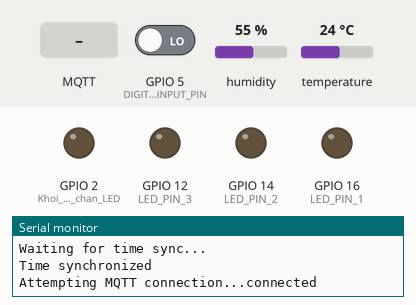
This sketch was run on a simulated ESP8266 (NodeMCU). On the bench: output pins drawn as LEDs (lit = HIGH), the last lines printed to the serial monitor. The test bench sets the inputs (shaded band); at power-on: GPIO 5 (DIGITAL_INPUT_PIN) LOW, humidity 55 %, temperature 24 °C. WiFi joins after 1.5 s; servers stay silent unless stated; the local clock reads 2024-03-15 10:24:30 at power-on unless the sketch sets it; random numbers use the default seed unless the sketch sets one; no MQTT or app messages arrive unless stated.

Above: at 2.7 s.
2.8 s: MQTT message "LED1_ON" arrives on the first subscribed topic
At 3.5 s:
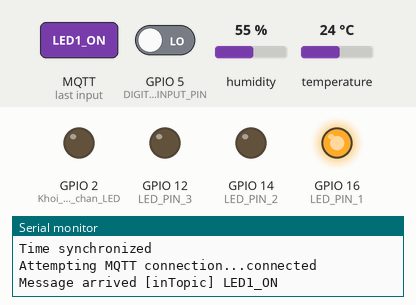
4.3 s: MQTT message "ON_ALL" arrives on the first subscribed topic
At 4.6 s:
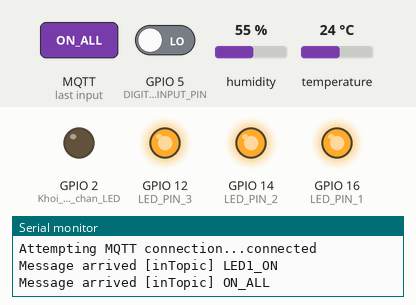
5.8 s: MQTT message "LED1_OFF" arrives on the first subscribed topic
At 7.0 s:
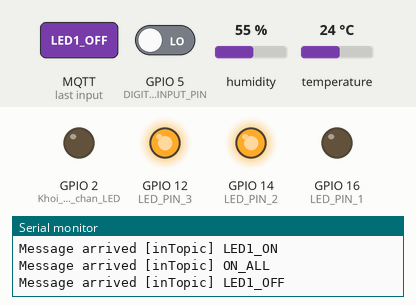
7.3 s: MQTT message "LED2_OFF" arrives on the first subscribed topic
At 8.1 s:
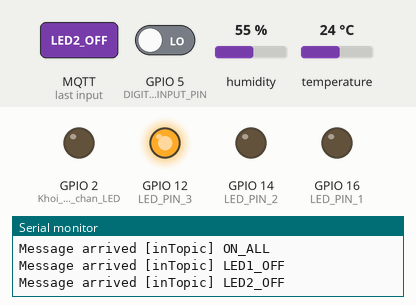
8.8 s: MQTT message "LED1_ON" arrives on the first subscribed topic
At 9.2 s:
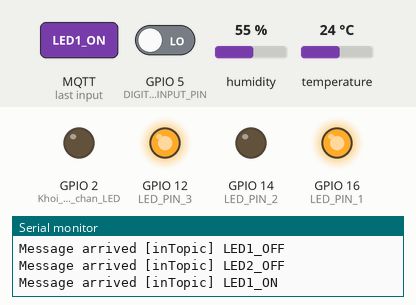
10.3 s: MQTT message "LED2_ON" arrives on the first subscribed topic
At 11.6 s:
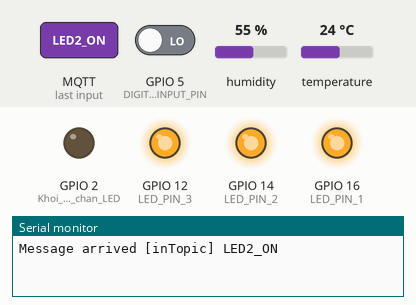
Timing chart, 0 to 12.8 s (numbered marks = the images above; inputs shaded):
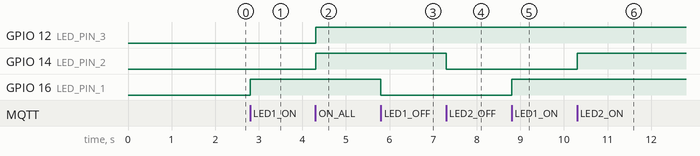

Measured:
- after the input at 2.8 s, GPIO 16 (LED_PIN_1): LOW → HIGH at once
- after the input at 4.3 s, GPIO 12 (LED_PIN_3), GPIO 14 (LED_PIN_2): LOW → HIGH at once
- after the input at 5.8 s, GPIO 16 (LED_PIN_1): HIGH → LOW at once
- after the input at 7.3 s, GPIO 14 (LED_PIN_2): HIGH → LOW at once
- after the input at 8.8 s, GPIO 16 (LED_PIN_1): LOW → HIGH at once
- after the input at 10.3 s, GPIO 14 (LED_PIN_2): LOW → HIGH at once

The sketch:

demomcb.ino
```cpp
#include <ESP8266WiFi.h>
#include <PubSubClient.h>
#include "DHT.h"
#include <time.h>  // Them thu vien time.h de lay thoi gian

// Cau hinh WiFi va MQTT
const char* ssid = "LAPTOP-LC";
const char* password = "10062003";
const char* mqtt_server = "172.20.10.14";  // Dia chi IP Mosquitto MQTT Broker

// Cau hinh cam bien DHT
#define DPIN 4        // GPIO ket noi cam bien DHT (D2)
#define DTYPE DHT11   // Xac dinh loai cam bien DHT 11 hoac DHT22

DHT dht(DPIN, DTYPE);

// Cau hinh cam bien
#define ANALOG_INPUT_PIN A0  // Chan analog (A0 tren ESP8266)
#define DIGITAL_INPUT_PIN 5  // Chan digital (D1 tren ESP8266 tuong ung voi GPIO5)

// Cau hinh chan LED
#define LED_PIN_1 16  // Chan D0 (GPIO 16)
#define LED_PIN_2 14  // Chan D5 (GPIO 14)
#define LED_PIN_3 12  // Chan D6 (GPIO 12)

// Cau hinh MQTT client
WiFiClient espClient;
PubSubClient client(espClient);

unsigned long lastMsg = 0;
#define MSG_BUFFER_SIZE (100)
char msg[MSG_BUFFER_SIZE];

// Cau hinh mui gio va server NTP
const char* ntpServer = "pool.ntp.org";
const long gmtOffset_sec = 7 * 3600;  // GMT+7 (Chinh sua theo mui gio cua ban)
const int daylightOffset_sec = 0;

// Ham lay thoi gian hien tai
String getFormattedTime() {
  time_t now = time(nullptr);
  if (now < 0) { // Kiểm tra thời gian hợp lệ
    return "N/A"; // Trả về N/A nếu thời gian chưa được đồng bộ
  }

  struct tm timeinfo;
  localtime_r(&now, &timeinfo);
  char buffer[30];
  strftime(buffer, 30, "%Y-%m-%d %H:%M:%S", &timeinfo);
  return String(buffer);
}

void setup_wifi() {
  delay(10);
  Serial.println();
  Serial.print("Connecting to ");
  Serial.println(ssid);

  WiFi.mode(WIFI_STA);
  WiFi.begin(ssid, password);

  while (WiFi.status() != WL_CONNECTED) {
    delay(500);
    Serial.print(".");
  }

  Serial.println("");
  Serial.println("WiFi connected");
  Serial.println("IP address: ");
  Serial.println(WiFi.localIP());

  // Cau hinh NTP de lay thoi gian
  configTime(gmtOffset_sec, daylightOffset_sec, ntpServer);
  Serial.println("Waiting for time sync...");

  // Thêm thời gian chờ cho đến khi có thời gian hợp lệ
  for (int i = 0; i < 10; i++) {
    if (time(nullptr) > 0) {
      break; // Thoát nếu thời gian hợp lệ
    }
    delay(1000);
    Serial.print(".");
  }

  Serial.println("\nTime synchronized");
}

void callback(char* topic, byte* payload, unsigned int length) {
  Serial.print("Message arrived [");
  Serial.print(topic);
  Serial.print("] ");

  // Chuyen payload thanh chuoi
  String message;
  for (int i = 0; i < length; i++) {
    message += (char)payload[i];
  }

  Serial.println(message);

  // Bat tat LED tuong ung voi tin nhan
  if (message == "LED1_ON") {
    digitalWrite(LED_PIN_1, HIGH);  // Bat LED 1
  } else if (message == "LED1_OFF") {
    digitalWrite(LED_PIN_1, LOW);   // Tat LED 1
  } else if (message == "LED2_ON") {
    digitalWrite(LED_PIN_2, HIGH);  // Bat LED 2
  } else if (message == "LED2_OFF") {
    digitalWrite(LED_PIN_2, LOW);   // Tat LED 2
  } else if (message == "LED3_ON") {
    digitalWrite(LED_PIN_3, HIGH);  // Bat LED 3
  } else if (message == "LED3_OFF") {
    digitalWrite(LED_PIN_3, LOW);   // Tat LED 3
  } else if (message == "ON_ALL") {
    digitalWrite(LED_PIN_1, HIGH);
    digitalWrite(LED_PIN_2, HIGH);
    digitalWrite(LED_PIN_3, HIGH);
  } else if (message == "OFF_ALL") {
    digitalWrite(LED_PIN_1, LOW);
    digitalWrite(LED_PIN_2, LOW);
    digitalWrite(LED_PIN_3, LOW);
  }
}


void reconnect() {
  while (!client.connected()) {
    Serial.print("Attempting MQTT connection...");
    String clientId = "ESP8266Client-";
    clientId += String(random(0xffff), HEX);
    // Thuc hien ket noi voi ten nguoi dung va mat khau
    if (client.connect(clientId.c_str(), "huy", "123")) {
      Serial.println("connected");
      client.subscribe("inTopic");
    } else {
      Serial.print("failed, rc=");
      Serial.print(client.state());
      Serial.println(" try again in 5 seconds");
      delay(5000);
    }
  }
}

void setup() {
  pinMode(BUILTIN_LED, OUTPUT);  // Khoi tao chan LED
  pinMode(DIGITAL_INPUT_PIN, INPUT);  // Khoi tao chan digital
  pinMode(LED_PIN_1, OUTPUT);  // Khoi tao chan LED 1
  pinMode(LED_PIN_2, OUTPUT);  // Khoi tao chan LED 2
  pinMode(LED_PIN_3, OUTPUT);  // Khoi tao chan LED 3
  Serial.begin(115200);
  setup_wifi();
  client.setServer(mqtt_server, 1006);
  client.setCallback(callback);
  dht.begin();
}

void loop() {
  if (!client.connected()) {
    reconnect();
  }
  client.loop();

  unsigned long now = millis();
  if (now - lastMsg > 10000) {  // Chu ky phat 10 giay
    lastMsg = now;

    // Doc du lieu tu cam bien DHT
    float tc = dht.readTemperature(false);  // Doc nhiet do (°C)
    float hu = dht.readHumidity();          // Doc do am

    // Doc gia tri tu cac chan analog va digital
    int analogValue = analogRead(ANALOG_INPUT_PIN); // Doc gia tri tu chan A0 (cam bien anh sang)
    int digitalValue = digitalRead(DIGITAL_INPUT_PIN); // Doc gia tri tu GPIO5 (chan digital)

    // Sinh du lieu cam bien ao (Wind)
    int windSpeed = random(0, 100); // Gia tri ngau nhien tu 0-100 (tuy chinh theo muc do mong muon)

    // Kiem tra loi doc cam bien DHT
    if (isnan(tc) || isnan(hu)) {
      Serial.println("Failed to read from DHT sensor!");
      return;
    }

    // Lay thoi gian thuc tu NTP
    String currentTime = getFormattedTime();

    // Phat du lieu nhiet do, do am, cam bien, wind va thoi gian
    snprintf(msg, MSG_BUFFER_SIZE, "Time: %s, Temp: %.2f C, Hum: %.0f%%, Light: %d Lux, Wind: %d km/h",
             currentTime.c_str(), tc, hu, analogValue, windSpeed);
    Serial.print("Publish message: ");
    Serial.println(msg);
    client.publish("outTopic", msg);
  }
}
```
